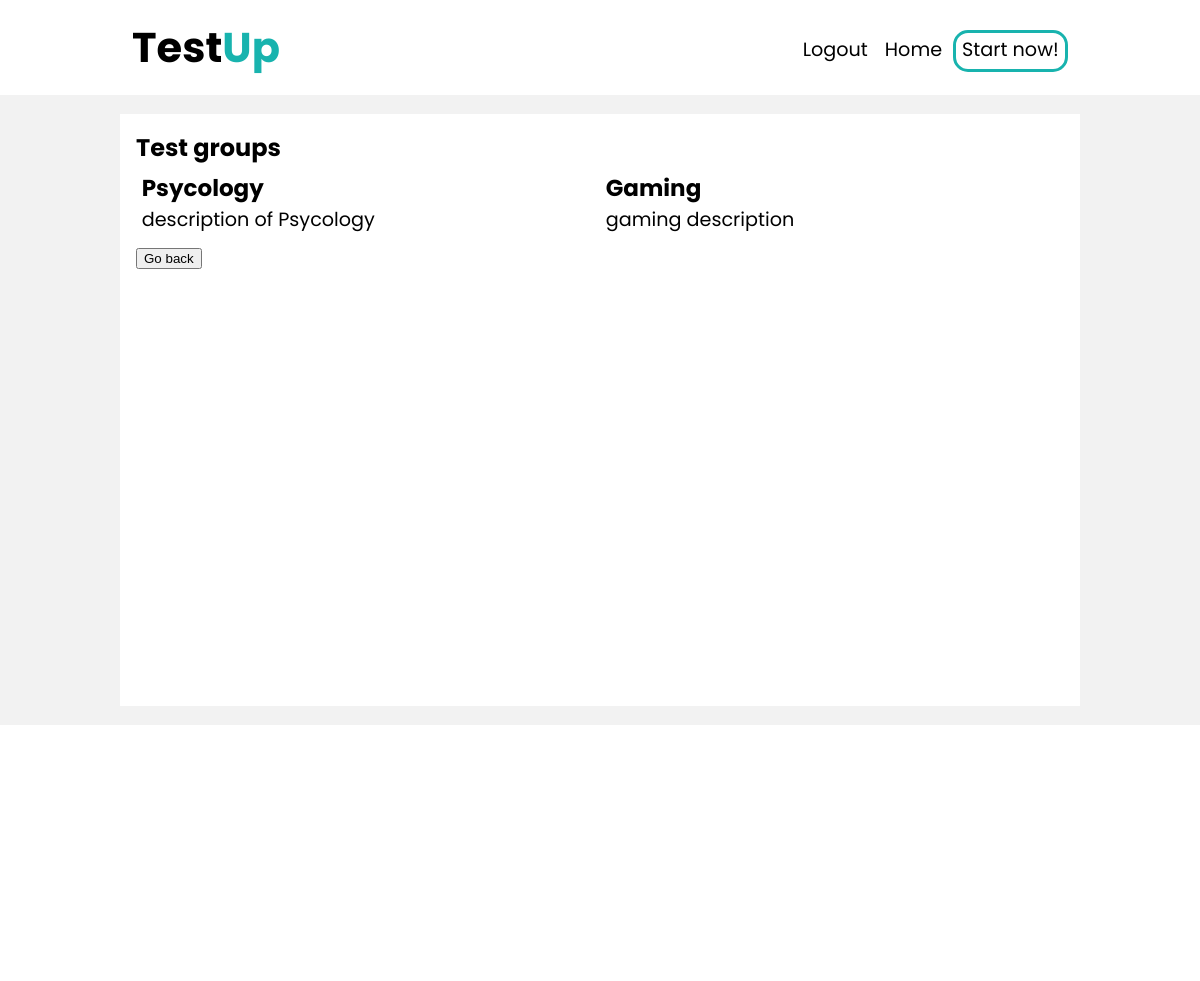
Screenshot of /groups/ (signed in) with the database file from the repository.
### testing/models.py (models this page shows, shortened)
class TestGroup(models.Model):
    name = models.CharField(max_length=40)
    description = models.CharField(max_length=200)

### testing/views.py (the view)
# urls.py: path('groups/', GroupsOfTestsView.as_view(), name='Test groups list'),
class GroupsOfTestsView(LoginRequiredMixin, View):
    login_url='/signin/'
    def get(self, request, *args, **kwargs):
        return render(request, 'testing/groups.html', {'groups': get_groups_of_tests})

### testing/services.py (called while the page is built)
def get_groups_of_tests():
    return TestGroup.objects.all()

### testing/templates/testing/groups.html (shortened to what this page needs)
{% extends 'testing/basic.html'%}
{% block body %}
<article>
<h2>Test groups</h2><br>
    {% for group in groups %}
    <a href="/tests/{{ group.name }}">
        <section class="wrapper">
        <h2 class="obj_name">{{ group.name }}</h2>
        <p class="description">{{ group.description }}</p>
        </section>
    </a>
    {% endfor %}
</article>
<form action="/">
    <input type="submit" value="Go back" />
</form>
{% endblock %}

### testing/static/testing/style.css (style rules this page uses)
:root { --primary-blue: #18b3ae; }
body { background: #f2f2f2; margin: 0em; font-family: "Poppins"; }
a { font-size: 1.2em; text-decoration: none; color: black; }
article { display: -ms-grid; display: grid; -ms-grid-columns: 1fr 1fr; grid-template-columns: 1fr 1fr; }
section.wrapper { margin-bottom: .3em; padding: .3em; }
h2 { margin: 0em; }
h2.obj_name { font-size: 1.2em; color: black; }
p { margin: 0em; }

### rows the page displays
TestGroup: name "Psycology", description "description of Psycology"
TestGroup: name "Gaming", description "gaming description"
